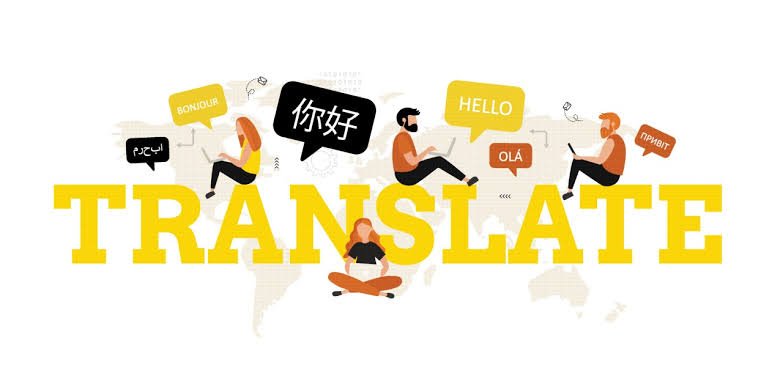
#> input picture day_19/input images/sample_translation.jpeg, 783 x 392 px, found by its file name
$ python rotation.py
#> lines starting #> are read from the running program, lines starting #| are printed output that depends on the picture
import cv2
import numpy as np
img=cv2.imread("C:/Users/User/Documents/GitHub/day_19/sample_translation.jpeg")
#> img is the input picture: shape (392, 783, 3); mean B, G, R 213.8, 237.8, 244.3
height,width,chanel=img.shape
#> height = 392; width = 783; chanel = 3
matrix1=cv2.getRotationMatrix2D((width/2,height/2),30,0.9)
matrix2=cv2.getRotationMatrix2D((width/2,height/2),45,1)
matrix3=cv2.getRotationMatrix2D((width/2,height/2),60,0.9)
rotate30=cv2.warpAffine(img,matrix1,(width,height))
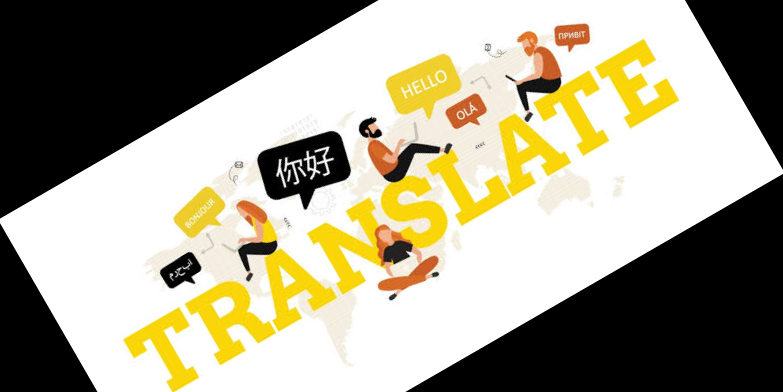
#> rotate30: shape (392, 783, 3); mean B, G, R 139.3, 158.7, 163.9
rotate45=cv2.warpAffine(img,matrix2,(width,height))
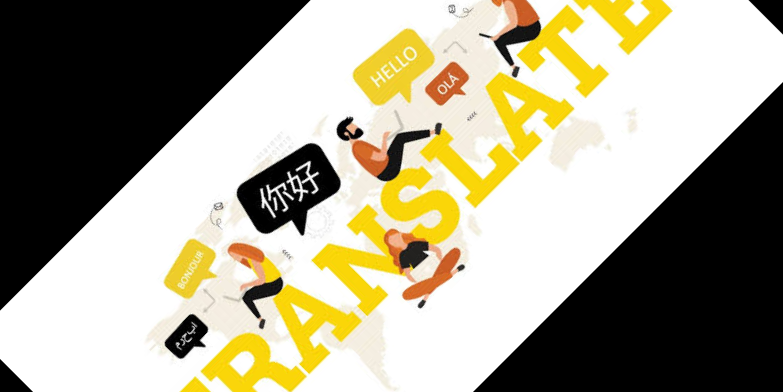
#> rotate45: shape (392, 783, 3); mean B, G, R 137.4, 158.2, 163.6
rotate60=cv2.warpAffine(img,matrix3,(width,height))
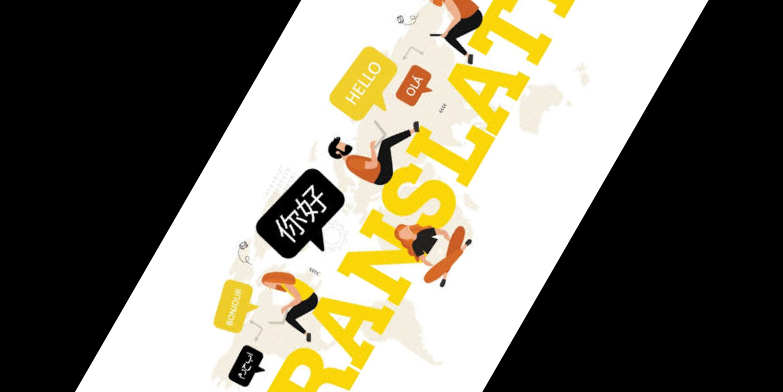
#> rotate60: shape (392, 783, 3); mean B, G, R 104.8, 120.1, 124.3
cv2.imshow("Original",img)
cv2.imshow("rotated_30",rotate30)
cv2.imshow("rotated_45",rotate45)
cv2.imshow("rotated_60",rotate60)
cv2.imwrite("rotated_30.jpg",rotate30)
cv2.imwrite("rotated_45.jpg",rotate45)
cv2.imwrite("rotated_60.jpg",rotate60)
cv2.waitKey(0)
cv2.destroyAllWindows

$ run again, with day_19/input images/challenge3.webp saved as day_19/input images/sample_translation.jpeg
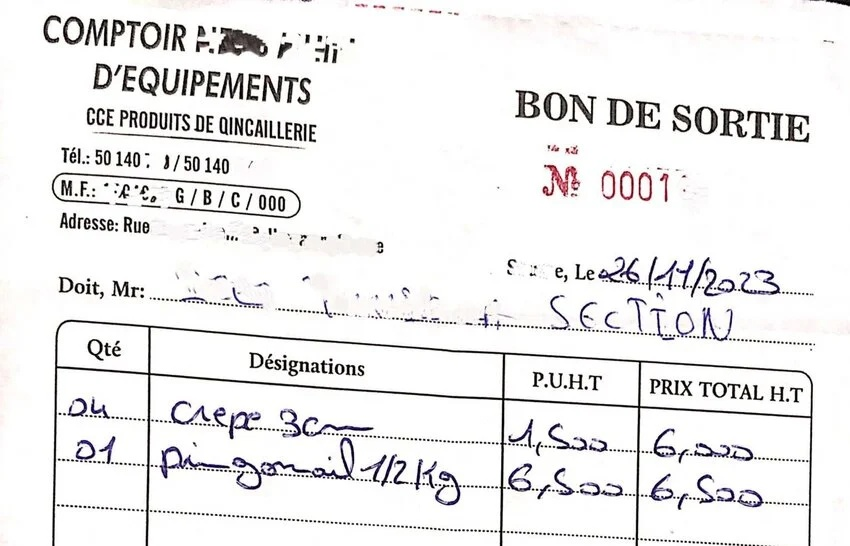
#> input picture day_19/input images/challenge3.webp, 850 x 546 px, found by its file name
#> img is the input picture: shape (546, 850, 3); mean B, G, R 236, 235.9, 236.6
#> `rotate30=cv2.warpAffine(img,matrix1,(width,height))`:
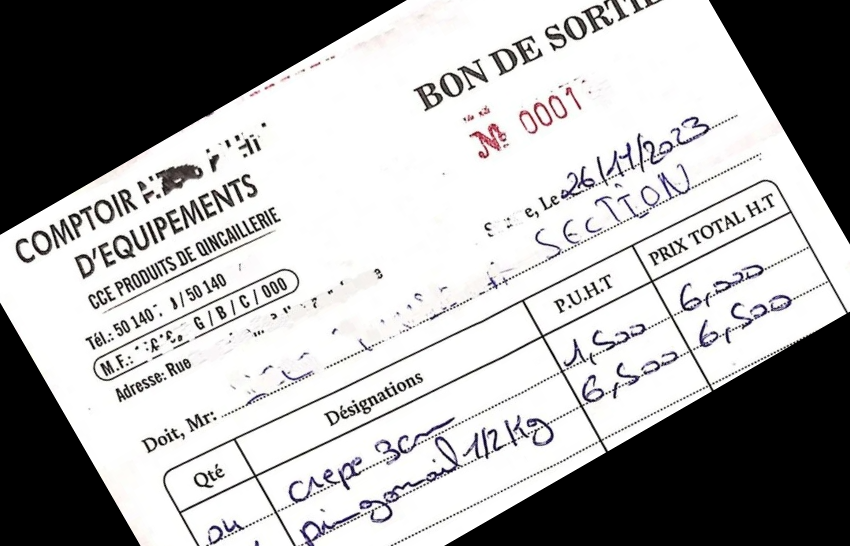
#> rotate30: shape (546, 850, 3); mean B, G, R 169.1, 169, 169.5
#> `rotate60=cv2.warpAffine(img,matrix3,(width,height))`:
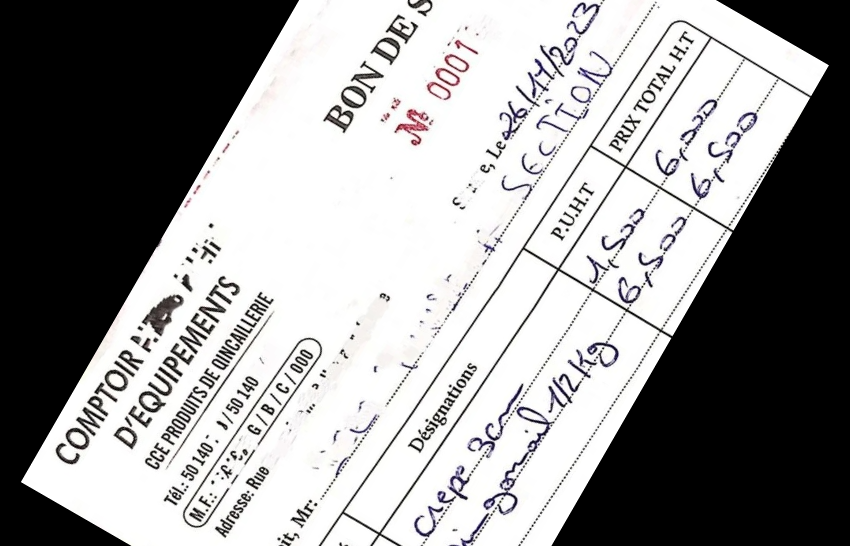
#> rotate60: shape (546, 850, 3); mean B, G, R 151.4, 151.3, 151.9
